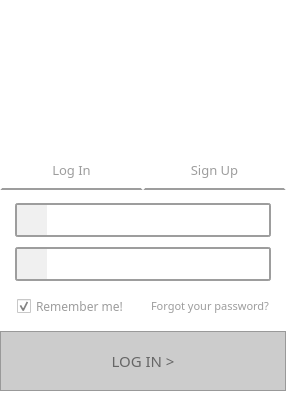
<?xml version="1.0" encoding="UTF-8"?>
<ui version="4.0">
 <class>Login</class>
 <widget class="QMainWindow" name="Login">
  <property name="geometry">
   <rect>
    <x>0</x>
    <y>0</y>
    <width>286</width>
    <height>396</height>
   </rect>
  </property>
  <property name="maximumSize">
   <size>
    <width>16777215</width>
    <height>16777215</height>
   </size>
  </property>
  <property name="windowTitle">
   <string>Login</string>
  </property>
  <property name="styleSheet">
   <string notr="true">background-color: rgb(255, 255, 255);</string>
  </property>
  <widget class="QWidget" name="centralWidget">
   <property name="styleSheet">
    <string notr="true"/>
   </property>
   <layout class="QVBoxLayout" name="verticalLayout_4" stretch="0,0,0">
    <property name="spacing">
     <number>0</number>
    </property>
    <property name="leftMargin">
     <number>0</number>
    </property>
    <property name="topMargin">
     <number>0</number>
    </property>
    <property name="rightMargin">
     <number>0</number>
    </property>
    <property name="bottomMargin">
     <number>0</number>
    </property>
    <item>
     <widget class="QLabel" name="labelLogo">
      <property name="enabled">
       <bool>true</bool>
      </property>
      <property name="minimumSize">
       <size>
        <width>0</width>
        <height>150</height>
       </size>
      </property>
      <property name="maximumSize">
       <size>
        <width>16777215</width>
        <height>16777215</height>
       </size>
      </property>
      <property name="styleSheet">
       <string notr="true">border-image:url(:/images/images/logo_small.png);</string>
      </property>
      <property name="text">
       <string/>
      </property>
      <property name="scaledContents">
       <bool>false</bool>
      </property>
     </widget>
    </item>
    <item>
     <layout class="QHBoxLayout" name="horizontalLayout" stretch="0,0">
      <property name="spacing">
       <number>0</number>
      </property>
      <property name="sizeConstraint">
       <enum>QLayout::SetNoConstraint</enum>
      </property>
      <item>
       <widget class="QPushButton" name="buttonLogIn">
        <property name="minimumSize">
         <size>
          <width>84</width>
          <height>40</height>
         </size>
        </property>
        <property name="font">
         <font>
          <family>Century Gothic</family>
          <pointsize>10</pointsize>
         </font>
        </property>
        <property name="styleSheet">
         <string notr="true">QPushButton {
	border: 2px solid;
	border-top-color: rgb(255, 255, 255);
	border-right-color: rgb(255, 255, 255);
	border-left-color: rgb(255, 255, 255);
	border-bottom-color: rgb(157, 157, 157);
    min-width: 80px;
	color: rgb(157, 157, 157)
}

QPushButton:pressed {
	background-color: rgb(243, 243, 243);
	border: 2px solid;
	border-top-color: rgb(255, 255, 255);
	border-right-color: rgb(255, 255, 255);
	border-left-color: rgb(255, 255, 255);
	border-bottom-color: rgb(109, 118, 126);
	color: rgb(109, 118, 126)
}

QPushButton:hover {
	background-color: rgb(243, 243, 243);
}</string>
        </property>
        <property name="text">
         <string>Log In</string>
        </property>
       </widget>
      </item>
      <item>
       <widget class="QPushButton" name="buttoSignUp">
        <property name="minimumSize">
         <size>
          <width>84</width>
          <height>40</height>
         </size>
        </property>
        <property name="font">
         <font>
          <family>Century Gothic</family>
          <pointsize>10</pointsize>
         </font>
        </property>
        <property name="styleSheet">
         <string notr="true">QPushButton {
    /*background-color: qlineargradient(x1: 0, y1: 0, x2: 0, y2: 1,

                                      stop: 0 #f6f7fa, stop: 1 #dadbde); */
	border: 2px solid;
	border-top-color: rgb(255, 255, 255);
	border-right-color: rgb(255, 255, 255);
	border-left-color: rgb(255, 255, 255);
	border-bottom-color: rgb(157, 157, 157);
    min-width: 80px;
	color: rgb(157, 157, 157)
}

QPushButton:pressed {
	background-color: rgb(243, 243, 243);
	border: 2px solid;
	border-top-color: rgb(255, 255, 255);
	border-right-color: rgb(255, 255, 255);
	border-left-color: rgb(255, 255, 255);
	border-bottom-color: rgb(109, 118, 126);
	color: rgb(109, 118, 126)
}

QPushButton:hover {
	background-color: rgb(243, 243, 243);
}</string>
        </property>
        <property name="text">
         <string>Sign Up</string>
        </property>
       </widget>
      </item>
     </layout>
    </item>
    <item>
     <widget class="QStackedWidget" name="stackedWidget">
      <property name="maximumSize">
       <size>
        <width>16777215</width>
        <height>16777215</height>
       </size>
      </property>
      <property name="currentIndex">
       <number>0</number>
      </property>
      <widget class="QWidget" name="LoginPage">
       <layout class="QVBoxLayout" name="verticalLayout">
        <property name="spacing">
         <number>7</number>
        </property>
        <property name="leftMargin">
         <number>0</number>
        </property>
        <property name="topMargin">
         <number>10</number>
        </property>
        <property name="rightMargin">
         <number>0</number>
        </property>
        <property name="bottomMargin">
         <number>0</number>
        </property>
        <item>
         <layout class="QHBoxLayout" name="horizontalLayoutUserImput" stretch="0,1,0">
          <property name="spacing">
           <number>0</number>
          </property>
          <item>
           <spacer name="horizontalSpacer_3">
            <property name="orientation">
             <enum>Qt::Horizontal</enum>
            </property>
            <property name="sizeHint" stdset="0">
             <size>
              <width>15</width>
              <height>20</height>
             </size>
            </property>
           </spacer>
          </item>
          <item>
           <widget class="QFrame" name="frame_2">
            <property name="minimumSize">
             <size>
              <width>0</width>
              <height>34</height>
             </size>
            </property>
            <property name="maximumSize">
             <size>
              <width>16777215</width>
              <height>34</height>
             </size>
            </property>
            <property name="styleSheet">
             <string notr="true">QFrame {
    border: 2px solid rgb(157, 157, 157);
	border-radius:3px
}</string>
            </property>
            <property name="frameShape">
             <enum>QFrame::StyledPanel</enum>
            </property>
            <property name="frameShadow">
             <enum>QFrame::Raised</enum>
            </property>
            <layout class="QHBoxLayout" name="horizontalLayout_2">
             <property name="spacing">
              <number>0</number>
             </property>
             <property name="leftMargin">
              <number>0</number>
             </property>
             <property name="topMargin">
              <number>0</number>
             </property>
             <property name="rightMargin">
              <number>0</number>
             </property>
             <property name="bottomMargin">
              <number>0</number>
             </property>
             <item>
              <widget class="QLabel" name="labelUserIcon">
               <property name="minimumSize">
                <size>
                 <width>30</width>
                 <height>30</height>
                </size>
               </property>
               <property name="maximumSize">
                <size>
                 <width>30</width>
                 <height>30</height>
                </size>
               </property>
               <property name="styleSheet">
                <string notr="true">border:none;
border-radius:0px;
background-color: rgb(240, 240, 240);	
anchors.top: parent.top;</string>
               </property>
               <property name="text">
                <string/>
               </property>
               <property name="pixmap">
                <pixmap resource="resources.qrc">:/images/images/userIcon.png</pixmap>
               </property>
               <property name="scaledContents">
                <bool>true</bool>
               </property>
              </widget>
             </item>
             <item>
              <widget class="QLineEdit" name="lineEditUserLog">
               <property name="minimumSize">
                <size>
                 <width>0</width>
                 <height>30</height>
                </size>
               </property>
               <property name="maximumSize">
                <size>
                 <width>16777215</width>
                 <height>16777215</height>
                </size>
               </property>
               <property name="font">
                <font>
                 <pointsize>10</pointsize>
                </font>
               </property>
               <property name="styleSheet">
                <string notr="true">border: none;</string>
               </property>
               <property name="text">
                <string/>
               </property>
              </widget>
             </item>
            </layout>
           </widget>
          </item>
          <item>
           <spacer name="horizontalSpacer_2">
            <property name="orientation">
             <enum>Qt::Horizontal</enum>
            </property>
            <property name="sizeHint" stdset="0">
             <size>
              <width>15</width>
              <height>20</height>
             </size>
            </property>
           </spacer>
          </item>
         </layout>
        </item>
        <item>
         <layout class="QHBoxLayout" name="horizontalLayoutPassInput" stretch="0,1,0">
          <property name="spacing">
           <number>0</number>
          </property>
          <item>
           <spacer name="horizontalSpacer_4">
            <property name="orientation">
             <enum>Qt::Horizontal</enum>
            </property>
            <property name="sizeHint" stdset="0">
             <size>
              <width>15</width>
              <height>20</height>
             </size>
            </property>
           </spacer>
          </item>
          <item>
           <widget class="QFrame" name="frame">
            <property name="minimumSize">
             <size>
              <width>0</width>
              <height>34</height>
             </size>
            </property>
            <property name="maximumSize">
             <size>
              <width>16777215</width>
              <height>34</height>
             </size>
            </property>
            <property name="styleSheet">
             <string notr="true">QFrame {
    border: 2px solid rgb(157, 157, 157);
	border-radius:3px
}</string>
            </property>
            <property name="frameShape">
             <enum>QFrame::StyledPanel</enum>
            </property>
            <property name="frameShadow">
             <enum>QFrame::Raised</enum>
            </property>
            <layout class="QHBoxLayout" name="horizontalLayout_4">
             <property name="spacing">
              <number>0</number>
             </property>
             <property name="leftMargin">
              <number>0</number>
             </property>
             <property name="topMargin">
              <number>0</number>
             </property>
             <property name="rightMargin">
              <number>0</number>
             </property>
             <property name="bottomMargin">
              <number>0</number>
             </property>
             <item>
              <widget class="QLabel" name="labelPassIcon">
               <property name="minimumSize">
                <size>
                 <width>30</width>
                 <height>30</height>
                </size>
               </property>
               <property name="maximumSize">
                <size>
                 <width>30</width>
                 <height>30</height>
                </size>
               </property>
               <property name="styleSheet">
                <string notr="true">border:none;
border-radius:0px;
	background-color: rgb(240, 240, 240);
	</string>
               </property>
               <property name="text">
                <string/>
               </property>
               <property name="pixmap">
                <pixmap resource="resources.qrc">:/images/images/passIcon.png</pixmap>
               </property>
               <property name="scaledContents">
                <bool>true</bool>
               </property>
              </widget>
             </item>
             <item>
              <widget class="QLineEdit" name="lineEditPassLog">
               <property name="minimumSize">
                <size>
                 <width>0</width>
                 <height>30</height>
                </size>
               </property>
               <property name="maximumSize">
                <size>
                 <width>16777215</width>
                 <height>16777215</height>
                </size>
               </property>
               <property name="font">
                <font>
                 <pointsize>10</pointsize>
                </font>
               </property>
               <property name="styleSheet">
                <string notr="true">border: none;</string>
               </property>
               <property name="text">
                <string/>
               </property>
               <property name="echoMode">
                <enum>QLineEdit::Password</enum>
               </property>
              </widget>
             </item>
            </layout>
           </widget>
          </item>
          <item>
           <spacer name="horizontalSpacer">
            <property name="orientation">
             <enum>Qt::Horizontal</enum>
            </property>
            <property name="sizeHint" stdset="0">
             <size>
              <width>15</width>
              <height>20</height>
             </size>
            </property>
           </spacer>
          </item>
         </layout>
        </item>
        <item>
         <layout class="QHBoxLayout" name="horizontalLayout_22" stretch="0,1,0,0">
          <item>
           <spacer name="horizontalSpacer_13">
            <property name="orientation">
             <enum>Qt::Horizontal</enum>
            </property>
            <property name="sizeHint" stdset="0">
             <size>
              <width>17</width>
              <height>20</height>
             </size>
            </property>
           </spacer>
          </item>
          <item>
           <widget class="QCheckBox" name="checkBoxRememberMe">
            <property name="minimumSize">
             <size>
              <width>0</width>
              <height>30</height>
             </size>
            </property>
            <property name="font">
             <font>
              <family>Century Gothic</family>
              <pointsize>9</pointsize>
             </font>
            </property>
            <property name="styleSheet">
             <string notr="true">	color: rgb(157, 157, 157)</string>
            </property>
            <property name="text">
             <string>Remember me!</string>
            </property>
            <property name="checked">
             <bool>true</bool>
            </property>
           </widget>
          </item>
          <item>
           <widget class="QLabel" name="labelForgotPassword">
            <property name="minimumSize">
             <size>
              <width>0</width>
              <height>30</height>
             </size>
            </property>
            <property name="maximumSize">
             <size>
              <width>16777215</width>
              <height>30</height>
             </size>
            </property>
            <property name="font">
             <font>
              <family>Century Gothic</family>
              <pointsize>8</pointsize>
             </font>
            </property>
            <property name="styleSheet">
             <string notr="true">	color: rgb(157, 157, 157)</string>
            </property>
            <property name="text">
             <string>Forgot your password?</string>
            </property>
           </widget>
          </item>
          <item>
           <spacer name="horizontalSpacer_14">
            <property name="orientation">
             <enum>Qt::Horizontal</enum>
            </property>
            <property name="sizeHint" stdset="0">
             <size>
              <width>17</width>
              <height>20</height>
             </size>
            </property>
           </spacer>
          </item>
         </layout>
        </item>
        <item>
         <widget class="QPushButton" name="buttonLogInCheck">
          <property name="enabled">
           <bool>false</bool>
          </property>
          <property name="sizePolicy">
           <sizepolicy hsizetype="Minimum" vsizetype="Fixed">
            <horstretch>0</horstretch>
            <verstretch>0</verstretch>
           </sizepolicy>
          </property>
          <property name="minimumSize">
           <size>
            <width>0</width>
            <height>60</height>
           </size>
          </property>
          <property name="maximumSize">
           <size>
            <width>16777215</width>
            <height>16777215</height>
           </size>
          </property>
          <property name="font">
           <font>
            <family>Century Gothic</family>
            <pointsize>11</pointsize>
            <weight>50</weight>
            <bold>false</bold>
           </font>
          </property>
          <property name="styleSheet">
           <string notr="true">QPushButton {	
	color: rgb(255, 255, 255);
	background-color: rgb(5, 45, 80);
	border:none
}

QPushButton:pressed {
	background-color: rgb(6, 48, 85);
	border:none
}
QPushButton:hover {
	background-color: rgb(9, 80, 141);
	border:none
}

QPushButton:disabled{
  border: 1px solid #999999;
  background-color: #cccccc;
  color: #666666;
}</string>
          </property>
          <property name="text">
           <string>LOG IN &gt;</string>
          </property>
          <property name="autoDefault">
           <bool>false</bool>
          </property>
          <property name="default">
           <bool>false</bool>
          </property>
          <property name="flat">
           <bool>false</bool>
          </property>
         </widget>
        </item>
       </layout>
      </widget>
      <widget class="QWidget" name="SignUpPage">
       <layout class="QVBoxLayout" name="verticalLayout_2">
        <property name="spacing">
         <number>0</number>
        </property>
        <property name="leftMargin">
         <number>0</number>
        </property>
        <property name="topMargin">
         <number>0</number>
        </property>
        <property name="rightMargin">
         <number>0</number>
        </property>
        <property name="bottomMargin">
         <number>0</number>
        </property>
        <item>
         <layout class="QHBoxLayout" name="horizontalLayout_8" stretch="0,1,0">
          <item>
           <spacer name="horizontalSpacer_5">
            <property name="orientation">
             <enum>Qt::Horizontal</enum>
            </property>
            <property name="sizeHint" stdset="0">
             <size>
              <width>15</width>
              <height>20</height>
             </size>
            </property>
           </spacer>
          </item>
          <item>
           <widget class="QFrame" name="frame_3">
            <property name="minimumSize">
             <size>
              <width>0</width>
              <height>34</height>
             </size>
            </property>
            <property name="maximumSize">
             <size>
              <width>16777215</width>
              <height>34</height>
             </size>
            </property>
            <property name="styleSheet">
             <string notr="true">QFrame {
    border: 2px solid rgb(157, 157, 157);
	border-radius:3px
}</string>
            </property>
            <property name="frameShape">
             <enum>QFrame::StyledPanel</enum>
            </property>
            <property name="frameShadow">
             <enum>QFrame::Raised</enum>
            </property>
            <layout class="QHBoxLayout" name="horizontalLayout_3">
             <property name="spacing">
              <number>0</number>
             </property>
             <property name="leftMargin">
              <number>0</number>
             </property>
             <property name="topMargin">
              <number>0</number>
             </property>
             <property name="rightMargin">
              <number>0</number>
             </property>
             <property name="bottomMargin">
              <number>0</number>
             </property>
             <item>
              <widget class="QLabel" name="label">
               <property name="minimumSize">
                <size>
                 <width>55</width>
                 <height>30</height>
                </size>
               </property>
               <property name="maximumSize">
                <size>
                 <width>200</width>
                 <height>200</height>
                </size>
               </property>
               <property name="styleSheet">
                <string notr="true">border:none;
border-radius:0px;
background-color: rgb(240, 240, 240);	
anchors.top: parent.top;</string>
               </property>
               <property name="text">
                <string>Name</string>
               </property>
              </widget>
             </item>
             <item>
              <widget class="QLineEdit" name="lineEditSurname">
               <property name="enabled">
                <bool>true</bool>
               </property>
               <property name="font">
                <font>
                 <pointsize>10</pointsize>
                </font>
               </property>
               <property name="styleSheet">
                <string notr="true">border: none;</string>
               </property>
              </widget>
             </item>
            </layout>
           </widget>
          </item>
          <item>
           <spacer name="horizontalSpacer_7">
            <property name="orientation">
             <enum>Qt::Horizontal</enum>
            </property>
            <property name="sizeHint" stdset="0">
             <size>
              <width>15</width>
              <height>20</height>
             </size>
            </property>
           </spacer>
          </item>
         </layout>
        </item>
        <item>
         <layout class="QHBoxLayout" name="horizontalLayout_9" stretch="0,1,0">
          <item>
           <spacer name="horizontalSpacer_6">
            <property name="orientation">
             <enum>Qt::Horizontal</enum>
            </property>
            <property name="sizeHint" stdset="0">
             <size>
              <width>15</width>
              <height>20</height>
             </size>
            </property>
           </spacer>
          </item>
          <item>
           <widget class="QFrame" name="frame_4">
            <property name="minimumSize">
             <size>
              <width>0</width>
              <height>34</height>
             </size>
            </property>
            <property name="maximumSize">
             <size>
              <width>16777215</width>
              <height>34</height>
             </size>
            </property>
            <property name="styleSheet">
             <string notr="true">QFrame {
    border: 2px solid rgb(157, 157, 157);
	border-radius:3px
}</string>
            </property>
            <property name="frameShape">
             <enum>QFrame::StyledPanel</enum>
            </property>
            <property name="frameShadow">
             <enum>QFrame::Raised</enum>
            </property>
            <layout class="QHBoxLayout" name="horizontalLayout_5">
             <property name="spacing">
              <number>0</number>
             </property>
             <property name="leftMargin">
              <number>0</number>
             </property>
             <property name="topMargin">
              <number>0</number>
             </property>
             <property name="rightMargin">
              <number>0</number>
             </property>
             <property name="bottomMargin">
              <number>0</number>
             </property>
             <item>
              <widget class="QLabel" name="label_2">
               <property name="minimumSize">
                <size>
                 <width>55</width>
                 <height>30</height>
                </size>
               </property>
               <property name="maximumSize">
                <size>
                 <width>200</width>
                 <height>200</height>
                </size>
               </property>
               <property name="styleSheet">
                <string notr="true">border:none;
border-radius:0px;
background-color: rgb(240, 240, 240);	
anchors.top: parent.top;</string>
               </property>
               <property name="text">
                <string>Surname</string>
               </property>
              </widget>
             </item>
             <item>
              <widget class="QLineEdit" name="lineEditName">
               <property name="font">
                <font>
                 <pointsize>10</pointsize>
                </font>
               </property>
               <property name="styleSheet">
                <string notr="true">border: none;</string>
               </property>
              </widget>
             </item>
            </layout>
           </widget>
          </item>
          <item>
           <spacer name="horizontalSpacer_11">
            <property name="orientation">
             <enum>Qt::Horizontal</enum>
            </property>
            <property name="sizeHint" stdset="0">
             <size>
              <width>15</width>
              <height>20</height>
             </size>
            </property>
           </spacer>
          </item>
         </layout>
        </item>
        <item>
         <layout class="QHBoxLayout" name="horizontalLayout_10" stretch="0,1,0">
          <item>
           <spacer name="horizontalSpacer_9">
            <property name="orientation">
             <enum>Qt::Horizontal</enum>
            </property>
            <property name="sizeHint" stdset="0">
             <size>
              <width>15</width>
              <height>20</height>
             </size>
            </property>
           </spacer>
          </item>
          <item>
           <widget class="QFrame" name="frame_5">
            <property name="minimumSize">
             <size>
              <width>0</width>
              <height>34</height>
             </size>
            </property>
            <property name="maximumSize">
             <size>
              <width>16777215</width>
              <height>34</height>
             </size>
            </property>
            <property name="styleSheet">
             <string notr="true">QFrame {
    border: 2px solid rgb(157, 157, 157);
	border-radius:3px
}</string>
            </property>
            <property name="frameShape">
             <enum>QFrame::StyledPanel</enum>
            </property>
            <property name="frameShadow">
             <enum>QFrame::Raised</enum>
            </property>
            <layout class="QHBoxLayout" name="horizontalLayout_6">
             <property name="spacing">
              <number>0</number>
             </property>
             <property name="leftMargin">
              <number>0</number>
             </property>
             <property name="topMargin">
              <number>0</number>
             </property>
             <property name="rightMargin">
              <number>0</number>
             </property>
             <property name="bottomMargin">
              <number>0</number>
             </property>
             <item>
              <widget class="QLabel" name="label_3">
               <property name="minimumSize">
                <size>
                 <width>55</width>
                 <height>30</height>
                </size>
               </property>
               <property name="maximumSize">
                <size>
                 <width>200</width>
                 <height>200</height>
                </size>
               </property>
               <property name="styleSheet">
                <string notr="true">border:none;
border-radius:0px;
background-color: rgb(240, 240, 240);	
anchors.top: parent.top;</string>
               </property>
               <property name="text">
                <string>User</string>
               </property>
              </widget>
             </item>
             <item>
              <widget class="QLineEdit" name="lineEditUser">
               <property name="enabled">
                <bool>true</bool>
               </property>
               <property name="font">
                <font>
                 <pointsize>10</pointsize>
                </font>
               </property>
               <property name="styleSheet">
                <string notr="true">border: none;</string>
               </property>
              </widget>
             </item>
            </layout>
           </widget>
          </item>
          <item>
           <spacer name="horizontalSpacer_8">
            <property name="orientation">
             <enum>Qt::Horizontal</enum>
            </property>
            <property name="sizeHint" stdset="0">
             <size>
              <width>15</width>
              <height>20</height>
             </size>
            </property>
           </spacer>
          </item>
         </layout>
        </item>
        <item>
         <layout class="QHBoxLayout" name="horizontalLayout_11" stretch="0,1,0">
          <item>
           <spacer name="horizontalSpacer_10">
            <property name="orientation">
             <enum>Qt::Horizontal</enum>
            </property>
            <property name="sizeHint" stdset="0">
             <size>
              <width>15</width>
              <height>20</height>
             </size>
            </property>
           </spacer>
          </item>
          <item>
           <widget class="QFrame" name="frame_6">
            <property name="minimumSize">
             <size>
              <width>0</width>
              <height>34</height>
             </size>
            </property>
            <property name="maximumSize">
             <size>
              <width>16777215</width>
              <height>34</height>
             </size>
            </property>
            <property name="styleSheet">
             <string notr="true">QFrame {
    border: 2px solid rgb(157, 157, 157);
	border-radius:3px
}</string>
            </property>
            <property name="frameShape">
             <enum>QFrame::StyledPanel</enum>
            </property>
            <property name="frameShadow">
             <enum>QFrame::Raised</enum>
            </property>
            <layout class="QHBoxLayout" name="horizontalLayout_7">
             <property name="spacing">
              <number>0</number>
             </property>
             <property name="leftMargin">
              <number>0</number>
             </property>
             <property name="topMargin">
              <number>0</number>
             </property>
             <property name="rightMargin">
              <number>0</number>
             </property>
             <property name="bottomMargin">
              <number>0</number>
             </property>
             <item>
              <widget class="QLabel" name="label_4">
               <property name="minimumSize">
                <size>
                 <width>55</width>
                 <height>30</height>
                </size>
               </property>
               <property name="maximumSize">
                <size>
                 <width>200</width>
                 <height>200</height>
                </size>
               </property>
               <property name="styleSheet">
                <string notr="true">border:none;
border-radius:0px;
background-color: rgb(240, 240, 240);	
anchors.top: parent.top;</string>
               </property>
               <property name="text">
                <string>Password</string>
               </property>
              </widget>
             </item>
             <item>
              <widget class="QLineEdit" name="lineEditPassword">
               <property name="enabled">
                <bool>true</bool>
               </property>
               <property name="font">
                <font>
                 <pointsize>10</pointsize>
                </font>
               </property>
               <property name="styleSheet">
                <string notr="true">border: none;</string>
               </property>
               <property name="echoMode">
                <enum>QLineEdit::Password</enum>
               </property>
              </widget>
             </item>
            </layout>
           </widget>
          </item>
          <item>
           <spacer name="horizontalSpacer_12">
            <property name="orientation">
             <enum>Qt::Horizontal</enum>
            </property>
            <property name="sizeHint" stdset="0">
             <size>
              <width>15</width>
              <height>20</height>
             </size>
            </property>
           </spacer>
          </item>
         </layout>
        </item>
        <item>
         <widget class="QPushButton" name="buttonSignUpCheck">
          <property name="enabled">
           <bool>false</bool>
          </property>
          <property name="minimumSize">
           <size>
            <width>0</width>
            <height>60</height>
           </size>
          </property>
          <property name="font">
           <font>
            <family>Century Gothic</family>
            <pointsize>11</pointsize>
           </font>
          </property>
          <property name="styleSheet">
           <string notr="true">QPushButton {	
	background-color: rgb(7, 55, 99);
	color: rgb(255, 255, 255);
	border:none
}

QPushButton:pressed {
	background-color: rgb(6, 48, 85);
	border:none
}
QPushButton:hover {
	background-color: rgb(9, 80, 141);
	border:none
}</string>
          </property>
          <property name="text">
           <string>&lt; SIGN UP</string>
          </property>
         </widget>
        </item>
       </layout>
      </widget>
     </widget>
    </item>
   </layout>
  </widget>
 </widget>
 <layoutdefault spacing="6" margin="11"/>
 <resources>
  <include location="resources.qrc"/>
 </resources>
 <connections/>
</ui>
